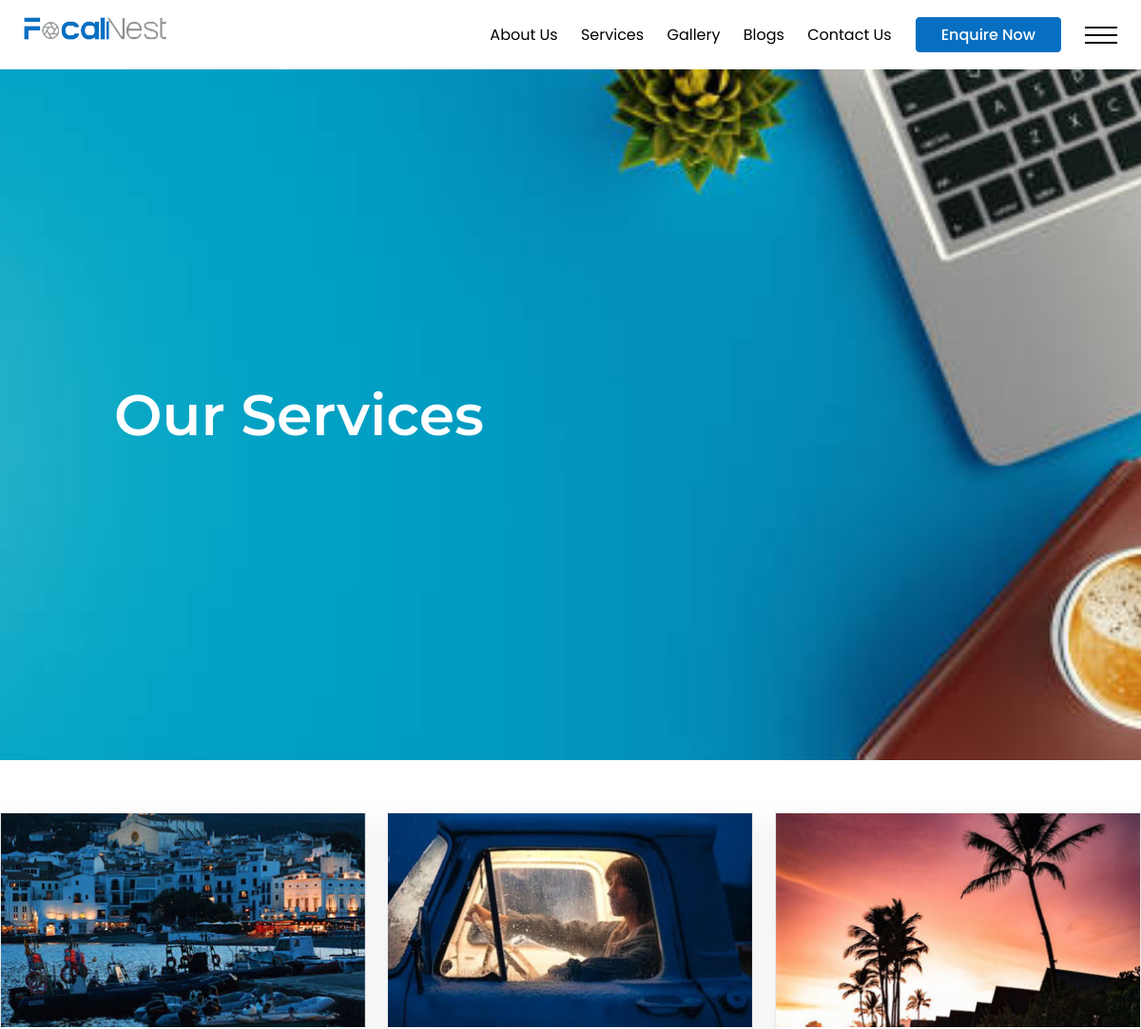
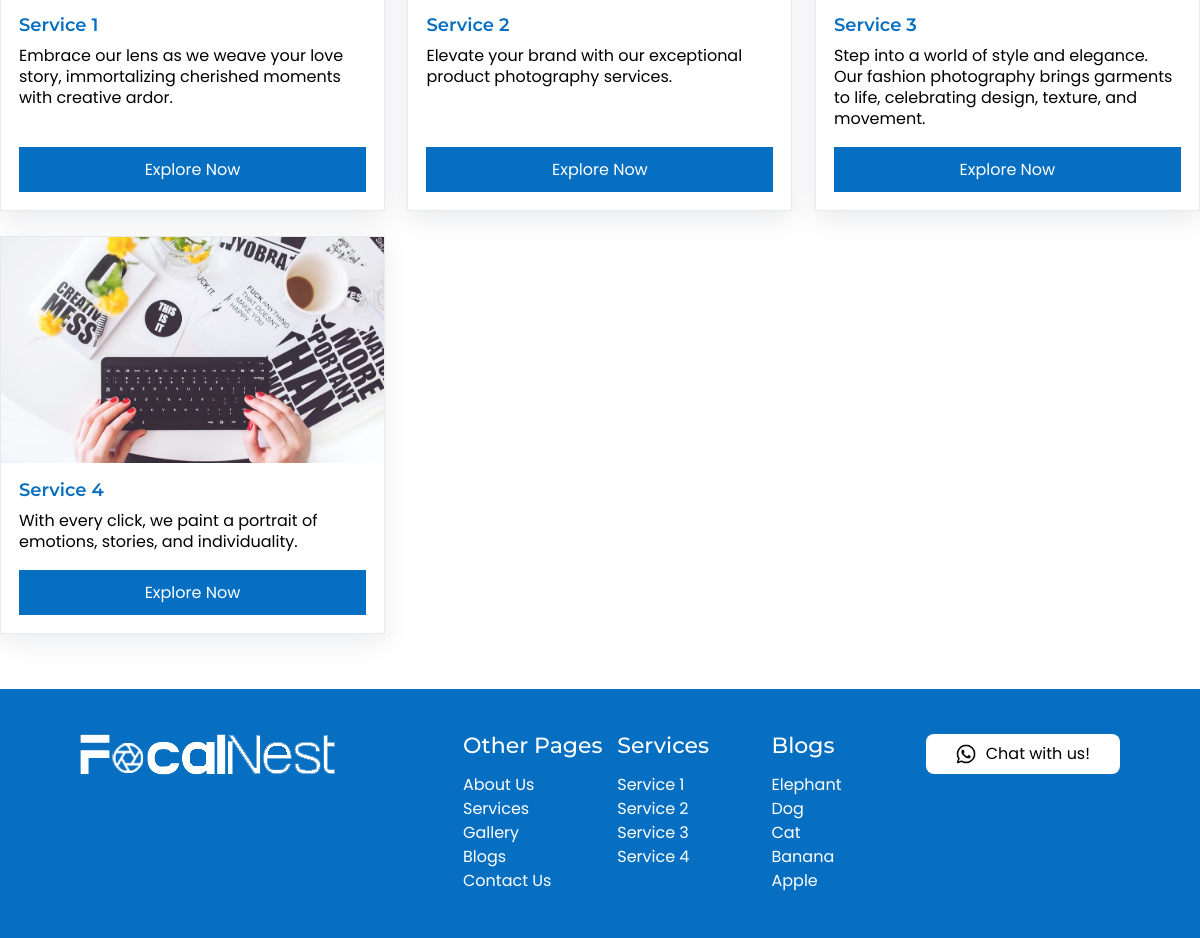
The app's page /service with its own data (2 pictures, top to bottom).
### FocalNest/models.py (models this page shows, shortened)
class ServicePost(models.Model):
    title = models.CharField(max_length=200)
    Title_Url = models.SlugField(unique=True, blank=True, null=True)
    Service_image = models.ImageField(upload_to='Admin/Serviceicons/')
    Service_icon = models.ImageField(upload_to='Admin/Serviceimages/')
    Description = models.CharField(max_length=255,)
    content = RichTextField()
    class Meta:
        verbose_name = 'Service'
        verbose_name_plural = 'Services'

class BlogPost(models.Model):
    Blog_title = models.CharField(max_length=200)
    Title_url = models.SlugField(unique=True, blank=True, null=True)
    image = models.ImageField(upload_to='Admin/blogimages/')
    content = RichTextField()
    class Meta:
        verbose_name = 'Blog'
        verbose_name_plural = 'Blogs'

### FocalNest/views.py (the view)
# urls.py: path('service', views.service, name='service'),
def service(request):
    return render(request, 'service.html')

### FocalNest/commoncontext.py (called while the page is built)
def common_data(request):
    allservices = ServicePost.objects.all()
    allblogs = BlogPost.objects.all().order_by('-id')
    recent_blogs = BlogPost.objects.all().order_by('-id')[:5]
    return {
        'services': allservices,
        'blogs': allblogs,
        'recentblogs': recent_blogs,
    }

### FocalNest/templates/service.html
{% extends "masterpage.html" %}
{% load static %}
{% block content %}
<main>
    <div class="blog-banner">
        <div class="bg"><img src="{% static 'images/blog-banner.jpg' %}" alt=""></div>
        <div class="banner-wrapper">
            <div class="content">
                <h1>Our Services</h1>
            </div>
        </div>
    </div>
    <section>
        <div class="blogListingSecA serviceListingSecA">
            <div class="container">
                    {% if services %}
                    <div class="flex">
                        {% for service in services %}
                        <div class="col">
                            <a href="{% url 'FocalNest:service_detail' Title_url=service.Title_Url %}">
                                <figure><img src="{{ service.Service_image.url }}" alt=""></figure>
                                <figcaption>
                                    <h4 class="title">{{ service.title }}</h4>
                                    <p>{{ service.Description }}</p>
                                    <button class="explr-btn">Explore Now</button>
                                </figcaption>
                            </a>
                        </div>
                        {% endfor %}
                    </div>
                    {% else %}
                        <p>No Services</p>
                    {% endif %}
                </div>
            </div>
    </section>
</main>
{% endblock %}

### FocalNest/templates/masterpage.html (shortened to what this page needs)
{% load static %}
<!DOCTYPE html>
<html lang="en">
<head>
    <link rel="stylesheet" href="{% static 'sass/style.css' %}">
    <link rel="stylesheet" href="{% static 'fonts/fonts.css' %}">
    <link rel="stylesheet" href="{% static 'css/owl.carousel.min.css' %}">
    <link rel="stylesheet" href="{% static 'css/fancybox.css' %}">
</head>
<body>
    <header>
        <div class="container-fluid">
            <div class="header-wrapper">
                <div class="flex">
                    <div class="colA">
                        <a href="/">
                            <img src="{% static 'images/logo.png' %}" alt="">
                        </a>
                    </div>
                    <div class="colB">
                        <nav>
                            <ul>
                                <li>
                                    <a href="">About Us</a>
                                </li>
                                <li>
                                    <a href="/service">Services</a>
                                </li>
                                <li>
                                    <a href="/gallery">Gallery</a>
                                </li>
                                <li>
                                    <a href="/blog">Blogs</a>
                                </li>
                                <li>
                                    <a href="">Contact Us</a>
                                </li>
                            </ul>
                        </nav>
                    </div>
                    <div class="colC">
                        <button class="enquire-btn">Enquire Now</button>
                        <div class="ham-menu">
                            <span></span>
                            <span></span>
                            <span></span>
                        </div>
                    </div>
                </div>
            </div>
        </div>
    </header>
    {% block content %}
    {% endblock %}
    <footer>
        <div class="container-fluid">
            <div class="footer-wrapper">
                <div class="flex">
                    <div class="colA">
                        <div class="logo"><a href="/"><img src="{% static 'images/logo.png' %}" alt=""></a></div>
                    </div>
                    <div class="colB">
                        <div class="col">
                            <h4>Other Pages</h4>
                            <ul>
                                <li>
                                    <a href="">About Us</a>
                                </li>
                                <li>
                                    <a href="/service">Services</a>
                                </li>
                                <li>
                                    <a href="/gallery">Gallery</a>
                                </li>
                                <li>
                                    <a href="/blog">Blogs</a>
                                </li>
                                <li>
                                    <a href="">Contact Us</a>
                                </li>
                            </ul>
                        </div>
                        <div class="col">
                            <h4>Services</h4>
                            <ul>
                                {% for service in services %}
                                    <li><a href="{% url 'FocalNest:service_detail' Title_url=service.Title_Url %}">{{ service.title }}</a></li>
                                {% endfor %}
                            </ul>
                        </div>
                        {% if blogs %}
                            <div class="col">
                                <h4>Blogs</h4>
                                    <ul>
                                        {% for blog in recentblogs %}
                                            <li><a href="{% url 'FocalNest:blog_detail' Title_url=blog.Title_url %}">{{ blog.Blog_title }}</a></li>
                                        {% endfor %}
                                    </ul>
                                </div>
                        {% endif %}
                    </div>
                    <div class="colC">
                        <div class="btn wtsp-button">
                            <a href=""><img src="{% static 'icons/whatsapp.png' %}" alt="">Chat with us!</a>
                        </div>
                    </div>
                </div>
            </div>
        </div>
    </footer>
</body>
</html>

### records on screen
ServicePost: Service_image (picture), title "Service 1", Description "Embrace our lens as we weave your love story, immortalizing cherished moments with creative ardor."
ServicePost: Service_image (picture), title "Service 2", Description "Elevate your brand with our exceptional product photography services."
ServicePost: Service_image (picture), title "Service 3", Description "Step into a world of style and elegance. Our fashion photography brings garments to life, celebrating design, texture, and movement."
ServicePost: Service_image (picture), title "Service 4", Description "With every click, we paint a portrait of emotions, stories, and individuality."
BlogPost: Blog_title "Elephant"
BlogPost: Blog_title "Dog"
BlogPost: Blog_title "Cat"
BlogPost: Blog_title "Banana"
BlogPost: Blog_title "Apple"
